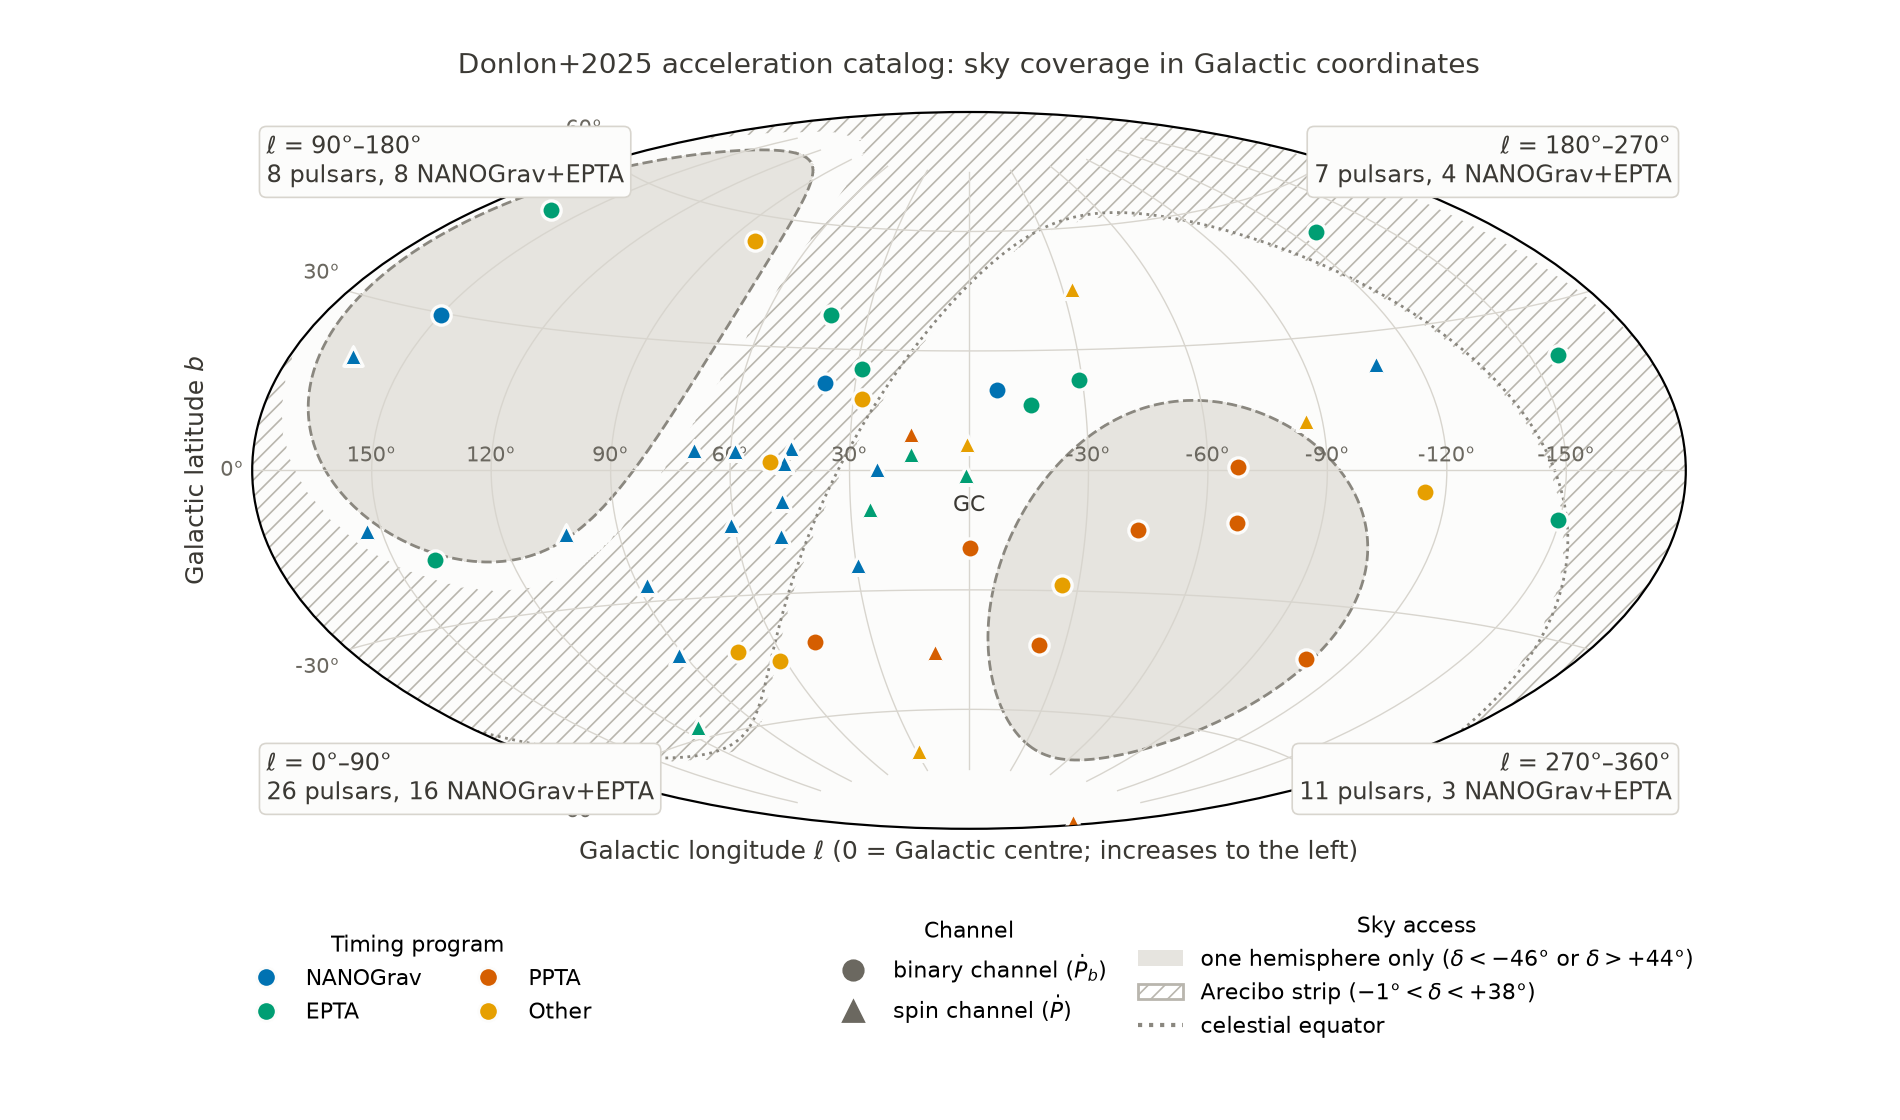

The script that saved this image:
"""Sky coverage of the Donlon+2025 52-pulsar acceleration catalog in Galactic (l, b).

Points: the 52 pulsars, colored by the timing program behind the acceleration channel used
(see programs.py / atnf_refs.py), marker by channel.  Background: declination bands showing
which hemisphere's telescopes can reach each part of the sky; hatched = Arecibo strip.
Writes coverage_map.png here and figures/sky_coverage_lb.pdf in the paper repo.
"""
from pathlib import Path
import numpy as np, pandas as pd, matplotlib
matplotlib.use("Agg")
import matplotlib.pyplot as plt
from matplotlib.lines import Line2D
from matplotlib.patches import Patch
from astropy.coordinates import SkyCoord
import astropy.units as u
from programs import program, PROGRAM_ORDER

HERE = Path(__file__).resolve().parent
PAPER = HERE.parents[3] / "accelerations-paper"

df = pd.read_csv(HERE / "donlon52_refs.csv")
df["program"] = df.tag.map(program)
df["l"] = (df.GL + 180) % 360 - 180
df["dec"] = SkyCoord(l=df.GL.to_numpy() * u.deg, b=df.GB.to_numpy() * u.deg, frame="galactic").icrs.dec.deg
l = df.l.to_numpy()
df["quadrant"] = np.select([(l >= 0) & (l < 90), (l >= -90) & (l < 0), l >= 90, l < -90],
                           ["Q1 (0-90)", "Q4 (270-360)", "Q2 (90-180)", "Q3 (180-270)"], default="")

pd.set_option("display.width", 200)
print("program x quadrant:\n", pd.crosstab(df.program, df.quadrant, margins=True).to_string(), "\n")
bands = pd.cut(df.dec, [-90, -46, -1, 38, 44, 90],
               labels=["<-46 (south only)", "-46..-1", "-1..38 (Arecibo)", "38..44", ">44 (north only)"])
print("program x declination band:\n", pd.crosstab(df.program, bands, margins=True).to_string(), "\n")

PAL = {"NANOGrav": "#0072B2", "PPTA": "#D55E00", "EPTA": "#009E73", "Other": "#E69F00"}   # Okabe-Ito, CVD-validated
MARK = {"PB": ("o", r"binary channel ($\dot P_b$)"), "PS": ("^", r"spin channel ($\dot P$)")}
INK, MUTED, GRID, SURF = "#3b3934", "#6b6860", "#d8d5ce", "#fcfcfb"

fig = plt.figure(figsize=(9.5, 5.6))
ax = fig.add_subplot(111, projection="aitoff")
ax.set_facecolor(SURF)

# declination-band background (x = -l so that l increases to the left, astronomical convention)
xg, yg = np.linspace(-np.pi, np.pi, 721), np.linspace(-np.pi / 2, np.pi / 2, 361)
X, Y = np.meshgrid(xg, yg)
DEC = SkyCoord(l=-np.degrees(X) * u.deg, b=np.degrees(Y) * u.deg, frame="galactic").icrs.dec.deg
ax.contourf(X, Y, ((DEC < -46) | (DEC > 44)).astype(int), levels=[-0.5, 0.5, 1.5], colors=[SURF, "#e6e4df"], zorder=0)
plt.rcParams["hatch.color"], plt.rcParams["hatch.linewidth"] = "#b9b6ae", 0.6
ax.contourf(X, Y, ((DEC > -1) & (DEC < 38)).astype(int), levels=[0.5, 1.5], colors="none", hatches=["////"], zorder=0.5)

def dec_curve(dec0, **kw):
    g = SkyCoord(ra=np.linspace(0, 360, 1441) * u.deg, dec=dec0 * u.deg, frame="icrs").galactic
    x, y = -np.radians((g.l.deg + 180) % 360 - 180), np.radians(g.b.deg)
    jump = np.where(np.abs(np.diff(x)) > np.pi / 2)[0] + 1            # break the line at the l = +-180 wrap
    ax.plot(np.insert(x, jump, np.nan), np.insert(y, jump, np.nan), **kw)

dec_curve(0, color="#8a877f", lw=1.0, ls=":", zorder=1)
for d in (-46, 44): dec_curve(d, color="#8a877f", lw=1.0, ls="--", zorder=1)

for prog in PROGRAM_ORDER:
    for ch, (mk, _) in MARK.items():
        m = (df.program == prog) & (df.channel == ch)
        if m.any():
            ax.scatter(-np.radians(df.l[m]), np.radians(df.GB[m]), s=48, marker=mk, color=PAL[prog],
                       edgecolor=SURF, linewidth=1.2, zorder=3)

corners = {"Q2 (90-180)": (0.01, 0.97, "left", "top"), "Q3 (180-270)": (0.99, 0.97, "right", "top"),
           "Q1 (0-90)": (0.01, 0.03, "left", "bottom"), "Q4 (270-360)": (0.99, 0.03, "right", "bottom")}
for q, (xq, yq, ha, va) in corners.items():
    n = int((df.quadrant == q).sum()); nn = int(((df.quadrant == q) & df.program.isin(["NANOGrav", "EPTA"])).sum())
    lo, hi = q.split("(")[1].rstrip(")").split("-")
    ax.text(xq, yq, f"$\\ell$ = {lo}°–{hi}°\n{n} pulsars, {nn} NANOGrav+EPTA", transform=ax.transAxes, ha=ha, va=va,
            fontsize=8.5, color=INK, zorder=4, bbox=dict(boxstyle="round,pad=0.3", fc=SURF, ec=GRID, lw=0.6))

ax.text(0, np.radians(-6), "GC", ha="center", va="top", fontsize=8, color=INK, zorder=4)
ax.set_xticks(np.radians(np.arange(-150, 151, 30)))
ax.set_xticklabels([f"{-t}°" if t else "" for t in range(-150, 151, 30)], fontsize=7.5, color=MUTED)
ax.set_yticks(np.radians(np.arange(-60, 61, 30)))
ax.set_yticklabels([f"{t}°" for t in range(-60, 61, 30)], fontsize=7.5, color=MUTED)
ax.grid(True, color=GRID, lw=0.5, zorder=0.8)
ax.set_xlabel(r"Galactic longitude $\ell$ (0 = Galactic centre; increases to the left)", fontsize=9, color=INK)
ax.set_ylabel(r"Galactic latitude $b$", fontsize=9, color=INK)

h1 = [Line2D([], [], marker="o", ls="", color=PAL[p], markeredgecolor=SURF, markersize=7, label=p) for p in PROGRAM_ORDER]
h2 = [Line2D([], [], marker=mk, ls="", color=MUTED, markersize=7, label=lab) for mk, lab in MARK.values()]
h3 = [Patch(facecolor="#e6e4df", edgecolor="none", label=r"one hemisphere only ($\delta<-46°$ or $\delta>+44°$)"),
      Patch(facecolor="none", edgecolor="#b9b6ae", hatch="////", label=r"Arecibo strip ($-1°<\delta<+38°$)"),
      Line2D([], [], color="#8a877f", ls=":", label="celestial equator")]
leg1 = ax.legend(handles=h1, loc="lower left", bbox_to_anchor=(-0.02, -0.30), fontsize=8, frameon=False, ncol=2, title="Timing program", title_fontsize=8)
ax.add_artist(leg1)
leg2 = ax.legend(handles=h2, loc="lower center", bbox_to_anchor=(0.5, -0.30), fontsize=8, frameon=False, title="Channel", title_fontsize=8)
ax.add_artist(leg2)
ax.legend(handles=h3, loc="lower right", bbox_to_anchor=(1.02, -0.32), fontsize=8, frameon=False, title="Sky access", title_fontsize=8)
ax.set_title("Donlon+2025 acceleration catalog: sky coverage in Galactic coordinates", fontsize=10, color=INK, pad=14)
fig.subplots_adjust(left=0.05, right=0.97, top=0.9, bottom=0.26)
fig.savefig(HERE / "coverage_map.png", dpi=200)
fig.savefig(PAPER / "figures" / "sky_coverage_lb.pdf")
print("saved", HERE / "coverage_map.png", "and", PAPER / "figures/sky_coverage_lb.pdf")
